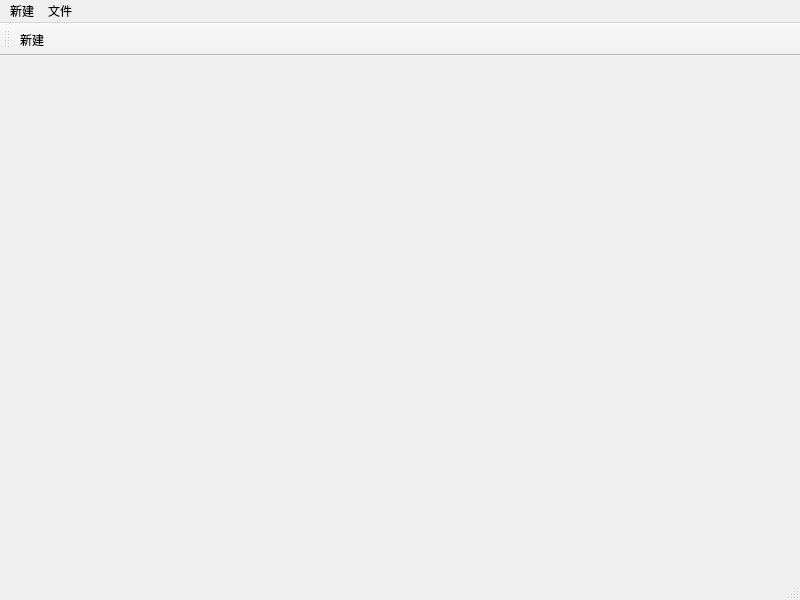
<?xml version="1.0" encoding="UTF-8"?>
<ui version="4.0">
 <class>MainWindow</class>
 <widget class="QMainWindow" name="MainWindow">
  <property name="geometry">
   <rect>
    <x>0</x>
    <y>0</y>
    <width>800</width>
    <height>600</height>
   </rect>
  </property>
  <property name="windowTitle">
   <string>MainWindow</string>
  </property>
  <widget class="QWidget" name="centralwidget"/>
  <widget class="QMenuBar" name="menubar">
   <property name="geometry">
    <rect>
     <x>0</x>
     <y>0</y>
     <width>800</width>
     <height>23</height>
    </rect>
   </property>
   <widget class="QMenu" name="menu">
    <property name="title">
     <string>新建</string>
    </property>
    <addaction name="actionNew"/>
   </widget>
   <widget class="QMenu" name="menu_2">
    <property name="title">
     <string>文件</string>
    </property>
   </widget>
   <addaction name="menu"/>
   <addaction name="menu_2"/>
  </widget>
  <widget class="QStatusBar" name="statusbar"/>
  <widget class="QToolBar" name="toolBar">
   <property name="windowTitle">
    <string>toolBar</string>
   </property>
   <attribute name="toolBarArea">
    <enum>TopToolBarArea</enum>
   </attribute>
   <attribute name="toolBarBreak">
    <bool>false</bool>
   </attribute>
   <addaction name="actionNew"/>
  </widget>
  <action name="actionNew">
   <property name="text">
    <string>新建</string>
   </property>
  </action>
 </widget>
 <resources/>
 <connections/>
</ui>
